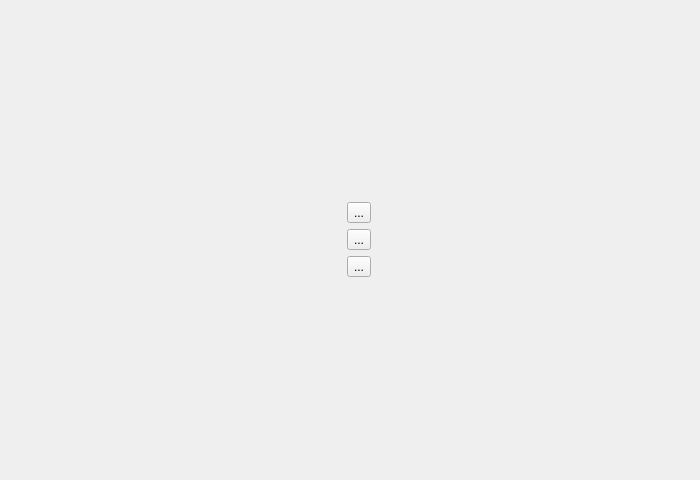
<?xml version="1.0" encoding="UTF-8"?>
<ui version="4.0">
 <class>MediaScreen</class>
 <widget class="QWidget" name="MediaScreen">
  <property name="geometry">
   <rect>
    <x>0</x>
    <y>0</y>
    <width>700</width>
    <height>480</height>
   </rect>
  </property>
  <property name="windowTitle">
   <string>Form</string>
  </property>
  <layout class="QHBoxLayout" name="horizontalLayout">
   <item>
    <layout class="QVBoxLayout" name="verticalLayout">
     <property name="spacing">
      <number>0</number>
     </property>
     <item>
      <widget class="QWidget" name="widgetGraphicsBox" native="true">
       <property name="styleSheet">
        <string notr="true"/>
       </property>
       <layout class="QHBoxLayout" name="mediaLayout">
        <property name="leftMargin">
         <number>20</number>
        </property>
        <property name="topMargin">
         <number>0</number>
        </property>
        <property name="rightMargin">
         <number>0</number>
        </property>
        <property name="bottomMargin">
         <number>0</number>
        </property>
        <item>
         <layout class="QVBoxLayout" name="verticalLayout_5">
          <property name="topMargin">
           <number>38</number>
          </property>
          <property name="bottomMargin">
           <number>39</number>
          </property>
          <item>
           <spacer name="verticalSpacer_3">
            <property name="orientation">
             <enum>Qt::Vertical</enum>
            </property>
            <property name="sizeHint" stdset="0">
             <size>
              <width>20</width>
              <height>40</height>
             </size>
            </property>
           </spacer>
          </item>
          <item>
           <widget class="QToolButton" name="toolButtonRadio">
            <property name="focusPolicy">
             <enum>Qt::NoFocus</enum>
            </property>
            <property name="text">
             <string>...</string>
            </property>
            <property name="icon">
             <iconset resource="mediaSelection.qrc">
              <normaloff>:/resources/mediaSelection/button-i-radio-off.png</normaloff>
              <normalon>:/resources/mediaSelection/button-i-radio-on.png</normalon>:/resources/mediaSelection/button-i-radio-off.png</iconset>
            </property>
            <property name="iconSize">
             <size>
              <width>144</width>
              <height>63</height>
             </size>
            </property>
            <property name="checkable">
             <bool>true</bool>
            </property>
           </widget>
          </item>
          <item>
           <widget class="QToolButton" name="toolButtonSirius">
            <property name="focusPolicy">
             <enum>Qt::NoFocus</enum>
            </property>
            <property name="text">
             <string>...</string>
            </property>
            <property name="icon">
             <iconset resource="mediaSelection.qrc">
              <normaloff>:/resources/mediaSelection/button-sirius-xm-off.png</normaloff>
              <normalon>:/resources/mediaSelection/button-sirius-xm-on.png</normalon>:/resources/mediaSelection/button-sirius-xm-off.png</iconset>
            </property>
            <property name="iconSize">
             <size>
              <width>144</width>
              <height>63</height>
             </size>
            </property>
            <property name="checkable">
             <bool>true</bool>
            </property>
           </widget>
          </item>
          <item>
           <widget class="QToolButton" name="toolButtonServer">
            <property name="focusPolicy">
             <enum>Qt::NoFocus</enum>
            </property>
            <property name="text">
             <string>...</string>
            </property>
            <property name="icon">
             <iconset resource="mediaSelection.qrc">
              <normaloff>:/resources/mediaSelection/button-local-server-off.png</normaloff>
              <normalon>:/resources/mediaSelection/button-local-server-on.png</normalon>:/resources/mediaSelection/button-local-server-off.png</iconset>
            </property>
            <property name="iconSize">
             <size>
              <width>144</width>
              <height>63</height>
             </size>
            </property>
            <property name="checkable">
             <bool>true</bool>
            </property>
           </widget>
          </item>
          <item>
           <spacer name="verticalSpacer_4">
            <property name="orientation">
             <enum>Qt::Vertical</enum>
            </property>
            <property name="sizeHint" stdset="0">
             <size>
              <width>20</width>
              <height>40</height>
             </size>
            </property>
           </spacer>
          </item>
         </layout>
        </item>
       </layout>
      </widget>
     </item>
    </layout>
   </item>
   <item>
    <layout class="QVBoxLayout" name="help_maincontrols_Layout">
     <property name="spacing">
      <number>0</number>
     </property>
     <property name="topMargin">
      <number>0</number>
     </property>
     <property name="rightMargin">
      <number>0</number>
     </property>
     <item>
      <spacer name="verticalSpacer">
       <property name="orientation">
        <enum>Qt::Vertical</enum>
       </property>
       <property name="sizeHint" stdset="0">
        <size>
         <width>1</width>
         <height>40</height>
        </size>
       </property>
      </spacer>
     </item>
    </layout>
   </item>
  </layout>
 </widget>
 <resources>
  <include location="mediaSelection.qrc"/>
 </resources>
 <connections/>
</ui>
